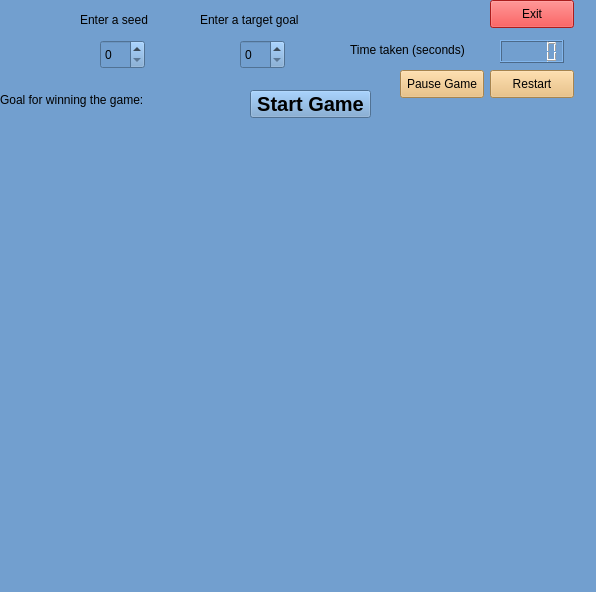
<?xml version="1.0" encoding="UTF-8"?>
<ui version="4.0">
 <class>MainWindow</class>
 <widget class="QMainWindow" name="MainWindow">
  <property name="geometry">
   <rect>
    <x>0</x>
    <y>0</y>
    <width>596</width>
    <height>592</height>
   </rect>
  </property>
  <property name="windowTitle">
   <string>MainWindow</string>
  </property>
  <property name="styleSheet">
   <string notr="true">background:rgb(114, 159, 207);</string>
  </property>
  <widget class="QWidget" name="centralwidget">
   <widget class="QGraphicsView" name="graphicsView">
    <property name="geometry">
     <rect>
      <x>80</x>
      <y>130</y>
      <width>421</width>
      <height>421</height>
     </rect>
    </property>
    <property name="styleSheet">
     <string notr="true">background:white</string>
    </property>
   </widget>
   <widget class="QLabel" name="label_2">
    <property name="geometry">
     <rect>
      <x>80</x>
      <y>10</y>
      <width>91</width>
      <height>20</height>
     </rect>
    </property>
    <property name="styleSheet">
     <string notr="true">color:rgb(0, 0, 0);</string>
    </property>
    <property name="text">
     <string>Enter a seed</string>
    </property>
   </widget>
   <widget class="QLabel" name="label_3">
    <property name="geometry">
     <rect>
      <x>200</x>
      <y>10</y>
      <width>131</width>
      <height>20</height>
     </rect>
    </property>
    <property name="styleSheet">
     <string notr="true">color:rgb(0, 0, 0);</string>
    </property>
    <property name="text">
     <string>Enter a target goal</string>
    </property>
   </widget>
   <widget class="QPushButton" name="StartpushButton">
    <property name="geometry">
     <rect>
      <x>250</x>
      <y>90</y>
      <width>121</width>
      <height>28</height>
     </rect>
    </property>
    <property name="styleSheet">
     <string notr="true">color:black;font: bold 20px</string>
    </property>
    <property name="text">
     <string>Start Game</string>
    </property>
   </widget>
   <widget class="QSpinBox" name="SeedspinBox">
    <property name="geometry">
     <rect>
      <x>100</x>
      <y>40</y>
      <width>45</width>
      <height>29</height>
     </rect>
    </property>
   </widget>
   <widget class="QPushButton" name="RestartpushButton">
    <property name="geometry">
     <rect>
      <x>490</x>
      <y>70</y>
      <width>84</width>
      <height>28</height>
     </rect>
    </property>
    <property name="styleSheet">
     <string notr="true">background:rgb(233, 185, 110)</string>
    </property>
    <property name="text">
     <string>Restart</string>
    </property>
   </widget>
   <widget class="QPushButton" name="ExitpushButton">
    <property name="geometry">
     <rect>
      <x>490</x>
      <y>0</y>
      <width>84</width>
      <height>28</height>
     </rect>
    </property>
    <property name="styleSheet">
     <string notr="true">background:rgb(239, 41, 41)</string>
    </property>
    <property name="text">
     <string>Exit</string>
    </property>
   </widget>
   <widget class="QLabel" name="WinnerLabel">
    <property name="geometry">
     <rect>
      <x>90</x>
      <y>140</y>
      <width>401</width>
      <height>401</height>
     </rect>
    </property>
    <property name="text">
     <string/>
    </property>
    <property name="alignment">
     <set>Qt::AlignCenter</set>
    </property>
   </widget>
   <widget class="QLabel" name="LoserLabel">
    <property name="geometry">
     <rect>
      <x>80</x>
      <y>130</y>
      <width>421</width>
      <height>421</height>
     </rect>
    </property>
    <property name="text">
     <string/>
    </property>
    <property name="scaledContents">
     <bool>false</bool>
    </property>
    <property name="alignment">
     <set>Qt::AlignCenter</set>
    </property>
   </widget>
   <widget class="QSpinBox" name="TargetspinBox">
    <property name="geometry">
     <rect>
      <x>240</x>
      <y>40</y>
      <width>45</width>
      <height>29</height>
     </rect>
    </property>
    <property name="minimum">
     <number>0</number>
    </property>
    <property name="maximum">
     <number>65536</number>
    </property>
   </widget>
   <widget class="QLabel" name="Targetlabel">
    <property name="geometry">
     <rect>
      <x>180</x>
      <y>90</y>
      <width>63</width>
      <height>20</height>
     </rect>
    </property>
    <property name="text">
     <string/>
    </property>
   </widget>
   <widget class="QPushButton" name="GamepausepushButton">
    <property name="geometry">
     <rect>
      <x>400</x>
      <y>70</y>
      <width>84</width>
      <height>28</height>
     </rect>
    </property>
    <property name="styleSheet">
     <string notr="true">background:rgb(233, 185, 110); color:rgb(0, 0, 0)</string>
    </property>
    <property name="text">
     <string>Pause Game</string>
    </property>
   </widget>
   <widget class="QLabel" name="label">
    <property name="geometry">
     <rect>
      <x>0</x>
      <y>90</y>
      <width>181</width>
      <height>20</height>
     </rect>
    </property>
    <property name="text">
     <string>Goal for winning the game:</string>
    </property>
   </widget>
   <widget class="QLabel" name="PauseLabel">
    <property name="geometry">
     <rect>
      <x>90</x>
      <y>290</y>
      <width>401</width>
      <height>61</height>
     </rect>
    </property>
    <property name="text">
     <string/>
    </property>
    <property name="alignment">
     <set>Qt::AlignCenter</set>
    </property>
   </widget>
   <widget class="QLCDNumber" name="lcdNumber">
    <property name="geometry">
     <rect>
      <x>500</x>
      <y>40</y>
      <width>64</width>
      <height>23</height>
     </rect>
    </property>
   </widget>
   <widget class="QLabel" name="label_4">
    <property name="geometry">
     <rect>
      <x>350</x>
      <y>40</y>
      <width>141</width>
      <height>20</height>
     </rect>
    </property>
    <property name="text">
     <string>Time taken (seconds)</string>
    </property>
   </widget>
  </widget>
  <widget class="QMenuBar" name="menubar">
   <property name="geometry">
    <rect>
     <x>0</x>
     <y>0</y>
     <width>596</width>
     <height>25</height>
    </rect>
   </property>
  </widget>
  <widget class="QStatusBar" name="statusbar"/>
 </widget>
 <resources/>
 <connections/>
</ui>
